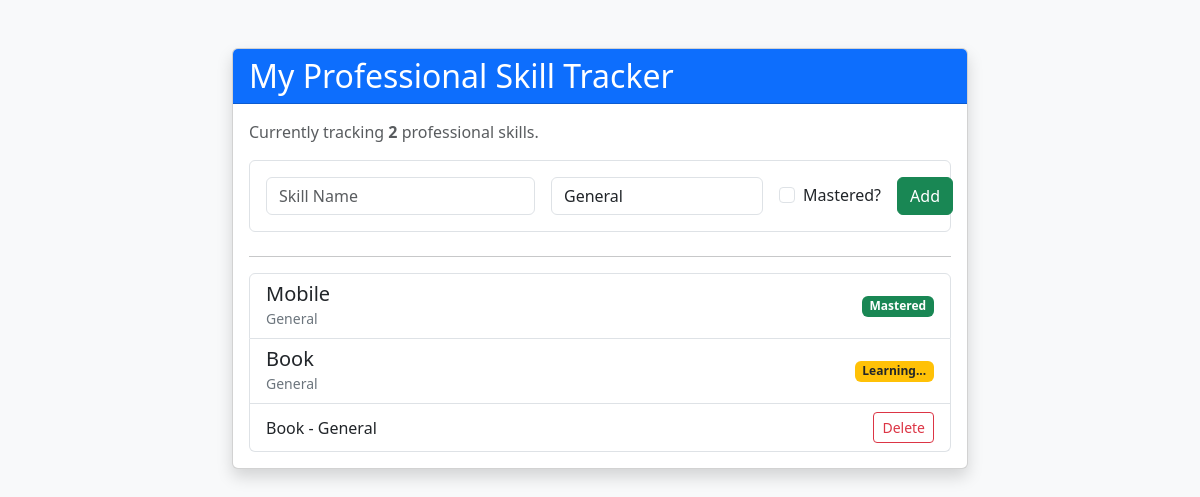
The page / on the database its author committed.
### tracker/models.py (models this page shows, shortened)
class Skill(models.Model):
    name = models.CharField(max_length=100)
    category = models.CharField(max_length=50, default='General')
    is_learned = models.BooleanField(default=False)
    priority = models.IntegerField(default=1)
    class Meta:
        ordering = ['-id']

### tracker/views.py (the view)
# urls.py: path('', skill_list, name='home'),
def skill_list(request):
    if request.method == "POST":
        form = SkillForm(request.POST)
        if form.is_valid():
            form.save()  # Save the new skill to the database!
            return redirect('home')  # Refresh the page to show the new skill
    all_skills = Skill.objects.all()
    form = SkillForm()
    return render(request, 'tracker/skill_list.html', {
        'skills': all_skills,
        'form': form
    })

### tracker/forms.py
class SkillForm(forms.ModelForm):
    class Meta:  # This must be indented!
        model = Skill
        fields = ['name', 'category', 'is_learned']
        widgets = {
            'name': forms.TextInput(attrs={'class': 'form-control', 'placeholder': 'Skill Name'}),
            'category': forms.TextInput(attrs={'class': 'form-control', 'placeholder': 'e.g. Backend'}),
            'is_learned': forms.CheckboxInput(attrs={'class': 'form-check-input'}),
        }

### tracker/templates/tracker/skill_list.html (shortened to what this page needs)
<!DOCTYPE html>
<html lang="en">
<head>
  <link href="https://cdn.jsdelivr.net/npm/bootstrap@5.3.0/dist/css/bootstrap.min.css" rel="stylesheet">
</head>
<body class="bg-light">
  <div class="container mt-5">
    <div class="row justify-content-center">
      <div class="col-md-8">
        <div class="card shadow">
          <div class="card-header bg-primary text-white">
            <h2 class="mb-0">My Professional Skill Tracker</h2>
          </div>
          <div class="card-body">
            <p class="text-muted">Currently tracking <strong>{{ skills.count }}</strong> professional skills.</p>
            <form method="POST" class="mb-4 p-3 border rounded bg-white">
              {% csrf_token %} <div class="row g-3">
                <div class="col-md-5">
                  {{ form.name }}
                </div>
                <div class="col-md-4">
                  {{ form.category }}
                </div>
                <div class="col-md-3 d-flex align-items-center">
                  <div class="form-check me-3">
                    {{ form.is_learned }}
                    <label class="form-check-label">Mastered?</label>
                  </div>
                  <button type="submit" class="btn btn-success w-100">Add</button>
                </div>
              </div>
            </form>
            <hr>
            <ul class="list-group">
              {% for skill in skills %}
              <li class="list-group-item d-flex justify-content-between align-items-center">
                <div>
                  <h5 class="mb-0">{{ skill.name }}</h5>
                  <small class="text-secondary">{{ skill.category }}</small>
                </div>
                {% if skill.is_learned %}
                <span class="badge bg-success">Mastered</span>
                {% else %}
                <span class="badge bg-warning text-dark">Learning...</span>
              <li class="list-group-item d-flex justify-content-between align-items-center">
                {{ skill.name }} - {{ skill.category }}
                <a href="{% url 'delete_skill' skill.id %}" class="btn btn-sm btn-outline-danger">Delete</a>
              </li>
              {% endif %}
              </li>
              {% empty %}
              <li class="list-group-item">No skills added yet.</li>
              {% endfor %}
            </ul>
          </div>
        </div>
      </div>
    </div>
  </div>
</body>
</html>

### rows shown on the page
Skill: name "Mobile", category "General", is_learned "Mastered"
Skill: name "Book", category "General"

### other values the page prints
{{ skills.count }} "2"
